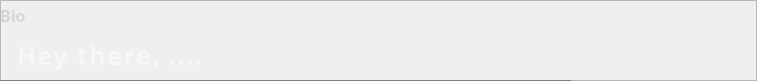
          <widget class="QFrame" name="BIO">
           <property name="geometry">
            <rect>
             <x>10</x>
             <y>580</y>
             <width>757</width>
             <height>81</height>
            </rect>
           </property>
           <property name="frameShape">
            <enum>QFrame::StyledPanel</enum>
           </property>
           <property name="frameShadow">
            <enum>QFrame::Raised</enum>
           </property>
           <widget class="QLabel" name="bioLabel">
            <property name="geometry">
             <rect>
              <x>0</x>
              <y>0</y>
              <width>391</width>
              <height>31</height>
             </rect>
            </property>
            <property name="palette">
             <palette>
              <active>
               <colorrole role="WindowText">
                <brush brushstyle="SolidPattern">
                 <color alpha="255">
                  <red>214</red>
                  <green>214</green>
                  <blue>214</blue>
                 </color>
                </brush>
               </colorrole>
               <colorrole role="Text">
                <brush brushstyle="SolidPattern">
                 <color alpha="255">
                  <red>255</red>
                  <green>255</green>
                  <blue>255</blue>
                 </color>
                </brush>
               </colorrole>
               <colorrole role="ButtonText">
                <brush brushstyle="SolidPattern">
                 <color alpha="255">
                  <red>255</red>
                  <green>255</green>
                  <blue>255</blue>
                 </color>
                </brush>
               </colorrole>
               <colorrole role="PlaceholderText">
                <brush brushstyle="SolidPattern">
                 <color alpha="128">
                  <red>255</red>
                  <green>255</green>
                  <blue>255</blue>
                 </color>
                </brush>
               </colorrole>
              </active>
              <inactive>
               <colorrole role="WindowText">
                <brush brushstyle="SolidPattern">
                 <color alpha="255">
                  <red>214</red>
                  <green>214</green>
                  <blue>214</blue>
                 </color>
                </brush>
               </colorrole>
               <colorrole role="Text">
                <brush brushstyle="SolidPattern">
                 <color alpha="255">
                  <red>255</red>
                  <green>255</green>
                  <blue>255</blue>
                 </color>
                </brush>
               </colorrole>
               <colorrole role="ButtonText">
                <brush brushstyle="SolidPattern">
                 <color alpha="255">
                  <red>255</red>
                  <green>255</green>
                  <blue>255</blue>
                 </color>
                </brush>
               </colorrole>
               <colorrole role="PlaceholderText">
                <brush brushstyle="SolidPattern">
                 <color alpha="128">
                  <red>255</red>
                  <green>255</green>
                  <blue>255</blue>
                 </color>
                </brush>
               </colorrole>
              </inactive>
              <disabled>
               <colorrole role="WindowText">
                <brush brushstyle="SolidPattern">
                 <color alpha="255">
                  <red>120</red>
                  <green>120</green>
                  <blue>120</blue>
                 </color>
                </brush>
               </colorrole>
               <colorrole role="Text">
                <brush brushstyle="SolidPattern">
                 <color alpha="255">
                  <red>120</red>
                  <green>120</green>
                  <blue>120</blue>
                 </color>
                </brush>
               </colorrole>
               <colorrole role="ButtonText">
                <brush brushstyle="SolidPattern">
                 <color alpha="255">
                  <red>120</red>
                  <green>120</green>
                  <blue>120</blue>
                 </color>
                </brush>
               </colorrole>
               <colorrole role="PlaceholderText">
                <brush brushstyle="SolidPattern">
                 <color alpha="128">
                  <red>0</red>
                  <green>0</green>
                  <blue>0</blue>
                 </color>
                </brush>
               </colorrole>
              </disabled>
             </palette>
            </property>
            <property name="font">
             <font>
              <family>Microsoft YaHei</family>
              <pointsize>12</pointsize>
              <weight>75</weight>
              <italic>false</italic>
              <bold>true</bold>
             </font>
            </property>
            <property name="styleSheet">
             <string notr="true">border-bottom: 1px solid white;</string>
            </property>
            <property name="text">
             <string>Bio</string>
            </property>
           </widget>
           <widget class="QLineEdit" name="bio">
            <property name="geometry">
             <rect>
              <x>0</x>
              <y>30</y>
              <width>571</width>
              <height>51</height>
             </rect>
            </property>
            <property name="minimumSize">
             <size>
              <width>0</width>
              <height>0</height>
             </size>
            </property>
            <property name="maximumSize">
             <size>
              <width>16777215</width>
              <height>16777215</height>
             </size>
            </property>
            <property name="palette">
             <palette>
              <active>
               <colorrole role="WindowText">
                <brush brushstyle="SolidPattern">
                 <color alpha="255">
                  <red>255</red>
                  <green>255</green>
                  <blue>255</blue>
                 </color>
                </brush>
               </colorrole>
               <colorrole role="Button">
                <brush brushstyle="SolidPattern">
                 <color alpha="0">
                  <red>0</red>
                  <green>0</green>
                  <blue>0</blue>
                 </color>
                </brush>
               </colorrole>
               <colorrole role="Text">
                <brush brushstyle="SolidPattern">
                 <color alpha="255">
                  <red>255</red>
                  <green>255</green>
                  <blue>255</blue>
                 </color>
                </brush>
               </colorrole>
               <colorrole role="ButtonText">
                <brush brushstyle="SolidPattern">
                 <color alpha="255">
                  <red>255</red>
                  <green>255</green>
                  <blue>255</blue>
                 </color>
                </brush>
               </colorrole>
               <colorrole role="Base">
                <brush brushstyle="SolidPattern">
                 <color alpha="0">
                  <red>0</red>
                  <green>0</green>
                  <blue>0</blue>
                 </color>
                </brush>
               </colorrole>
               <colorrole role="Window">
                <brush brushstyle="SolidPattern">
                 <color alpha="0">
                  <red>0</red>
                  <green>0</green>
                  <blue>0</blue>
                 </color>
                </brush>
               </colorrole>
               <colorrole role="PlaceholderText">
                <brush brushstyle="NoBrush">
                 <color alpha="128">
                  <red>255</red>
                  <green>255</green>
                  <blue>255</blue>
                 </color>
                </brush>
               </colorrole>
              </active>
              <inactive>
               <colorrole role="WindowText">
                <brush brushstyle="SolidPattern">
                 <color alpha="255">
                  <red>255</red>
                  <green>255</green>
                  <blue>255</blue>
                 </color>
                </brush>
               </colorrole>
               <colorrole role="Button">
                <brush brushstyle="SolidPattern">
                 <color alpha="0">
                  <red>0</red>
                  <green>0</green>
                  <blue>0</blue>
                 </color>
                </brush>
               </colorrole>
               <colorrole role="Text">
                <brush brushstyle="SolidPattern">
                 <color alpha="255">
                  <red>255</red>
                  <green>255</green>
                  <blue>255</blue>
                 </color>
                </brush>
               </colorrole>
               <colorrole role="ButtonText">
                <brush brushstyle="SolidPattern">
                 <color alpha="255">
                  <red>255</red>
                  <green>255</green>
                  <blue>255</blue>
                 </color>
                </brush>
               </colorrole>
               <colorrole role="Base">
                <brush brushstyle="SolidPattern">
                 <color alpha="0">
                  <red>0</red>
                  <green>0</green>
                  <blue>0</blue>
                 </color>
                </brush>
               </colorrole>
               <colorrole role="Window">
                <brush brushstyle="SolidPattern">
                 <color alpha="0">
                  <red>0</red>
                  <green>0</green>
                  <blue>0</blue>
                 </color>
                </brush>
               </colorrole>
               <colorrole role="PlaceholderText">
                <brush brushstyle="NoBrush">
                 <color alpha="128">
                  <red>255</red>
                  <green>255</green>
                  <blue>255</blue>
                 </color>
                </brush>
               </colorrole>
              </inactive>
              <disabled>
               <colorrole role="WindowText">
                <brush brushstyle="SolidPattern">
                 <color alpha="255">
                  <red>255</red>
                  <green>255</green>
                  <blue>255</blue>
                 </color>
                </brush>
               </colorrole>
               <colorrole role="Button">
                <brush brushstyle="SolidPattern">
                 <color alpha="0">
                  <red>0</red>
                  <green>0</green>
                  <blue>0</blue>
                 </color>
                </brush>
               </colorrole>
               <colorrole role="Text">
                <brush brushstyle="SolidPattern">
                 <color alpha="255">
                  <red>255</red>
                  <green>255</green>
                  <blue>255</blue>
                 </color>
                </brush>
               </colorrole>
               <colorrole role="ButtonText">
                <brush brushstyle="SolidPattern">
                 <color alpha="255">
                  <red>255</red>
                  <green>255</green>
                  <blue>255</blue>
                 </color>
                </brush>
               </colorrole>
               <colorrole role="Base">
                <brush brushstyle="SolidPattern">
                 <color alpha="0">
                  <red>0</red>
                  <green>0</green>
                  <blue>0</blue>
                 </color>
                </brush>
               </colorrole>
               <colorrole role="Window">
                <brush brushstyle="SolidPattern">
                 <color alpha="0">
                  <red>0</red>
                  <green>0</green>
                  <blue>0</blue>
                 </color>
                </brush>
               </colorrole>
               <colorrole role="PlaceholderText">
                <brush brushstyle="NoBrush">
                 <color alpha="128">
                  <red>255</red>
                  <green>255</green>
                  <blue>255</blue>
                 </color>
                </brush>
               </colorrole>
              </disabled>
             </palette>
            </property>
            <property name="font">
             <font>
              <family>Microsoft YaHei</family>
              <pointsize>-1</pointsize>
              <weight>75</weight>
              <bold>true</bold>
             </font>
            </property>
            <property name="styleSheet">
             <string notr="true">font-size: 25px;
letter-spacing: 1.5px;
background: transparent;
border:none;
border-bottom: 1px solid grey;
padding: 10px 15px;
color: white;</string>
            </property>
            <property name="placeholderText">
             <string>Hey there, .... </string>
            </property>
            <property name="clearButtonEnabled">
             <bool>true</bool>
            </property>
           </widget>
           <widget class="QPushButton" name="editBioButton">
            <property name="geometry">
             <rect>
              <x>570</x>
              <y>40</y>
              <width>51</width>
              <height>41</height>
             </rect>
            </property>
            <property name="text">
             <string/>
            </property>
            <property name="icon">
             <iconset>
              <normaloff>pencil.png</normaloff>pencil.png</iconset>
            </property>
            <property name="flat">
             <bool>true</bool>
            </property>
           </widget>
          </widget>
